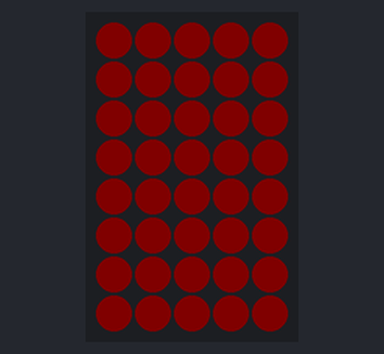
A sketch run on a simulated Arduino Uno, built with avr-gcc and run on an emulated ATmega328P. Parts: 5×8 RGB LED matrix (first LED top left, wired row by row). Dim RGB values are drawn brighter than linear.

Above: at 0.2 s.
At 2.1 s:
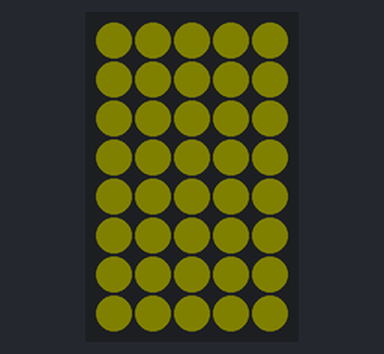
At 4.5 s:
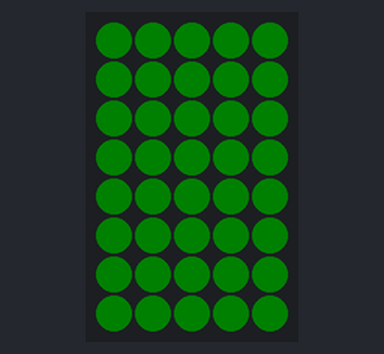
At 6.9 s:
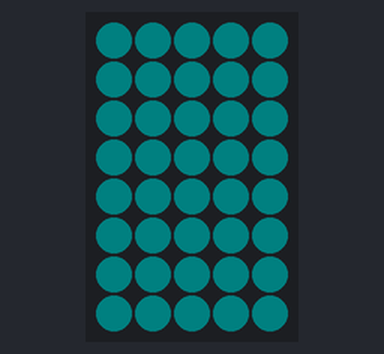
At 9.3 s:
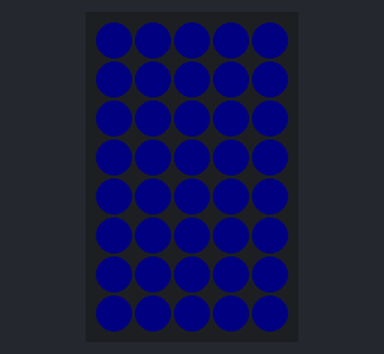
At 11.8 s:
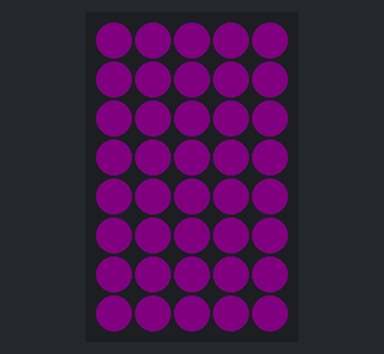

The sketch:

matrixtest.ino
```cpp
// Adafruit_NeoMatrix example for single NeoPixel Shield.
// Scrolls 'Howdy' across the matrix in a portrait (vertical) orientation.

#include <Adafruit_GFX.h>
#include <Adafruit_NeoMatrix.h>
#include <Adafruit_NeoPixel.h>
#include <math.h>       /* sin */
#ifndef PSTR
#define PSTR // Make Arduino Due happy
#endif

#define PIN 6

// MATRIX DECLARATION:
// Parameter 1 = width of NeoPixel matrix
// Parameter 2 = height of matrix
// Parameter 3 = pin number (most are valid)
// Parameter 4 = matrix layout flags, add together as needed:
//   NEO_MATRIX_TOP, NEO_MATRIX_BOTTOM, NEO_MATRIX_LEFT, NEO_MATRIX_RIGHT:
//     Position of the FIRST LED in the matrix; pick two, e.g.
//     NEO_MATRIX_TOP + NEO_MATRIX_LEFT for the top-left corner.
//   NEO_MATRIX_ROWS, NEO_MATRIX_COLUMNS: LEDs are arranged in horizontal
//     rows or in vertical columns, respectively; pick one or the other.
//   NEO_MATRIX_PROGRESSIVE, NEO_MATRIX_ZIGZAG: all rows/columns proceed
//     in the same order, or alternate lines reverse direction; pick one.
//   See example below for these values in action.
// Parameter 5 = pixel type flags, add together as needed:
//   NEO_KHZ800  800 KHz bitstream (most NeoPixel products w/WS2812 LEDs)
//   NEO_KHZ400  400 KHz (classic 'v1' (not v2) FLORA pixels, WS2811 drivers)
//   NEO_GRB     Pixels are wired for GRB bitstream (most NeoPixel products)
//   NEO_RGB     Pixels are wired for RGB bitstream (v1 FLORA pixels, not v2)


// Example for NeoPixel Shield.  In this application we'd like to use it
// as a 5x8 tall matrix, with the USB port positioned at the top of the
// Arduino.  When held that way, the first pixel is at the top right, and
// lines are arranged in columns, progressive order.  The shield uses
// 800 KHz (v2) pixels that expect GRB color data.
Adafruit_NeoMatrix matrix = Adafruit_NeoMatrix(5, 8, PIN,
                            NEO_MATRIX_TOP     + NEO_MATRIX_RIGHT +
                            NEO_MATRIX_COLUMNS + NEO_MATRIX_PROGRESSIVE,
                            NEO_GRBW            + NEO_KHZ800);

void setup() {
  matrix.begin();
  matrix.setTextWrap(false);
  matrix.setBrightness(5);
}

float pass = 0;

void loop() {
  pass+=0.1;
  if (pass >= 361) {
    pass = 0.0;
  }

  float r, g, b;

  float ONE = 1.0;

  HSVtoRGB(r, g, b, pass, ONE, ONE);

  matrix.setPassThruColor(Adafruit_NeoPixel::Color(r * 255, g * 255, b * 255,0));
  //  matrix.setPassThruColor(Adafruit_NeoPixel::Color(255, 255, 255, 255));
  matrix.fillScreen(0);
  matrix.show();
//    delay(500);
}

void HSVtoRGB(float& fR, float& fG, float& fB, float& fH, float& fS, float& fV) {
  float fC = fV * fS; // Chroma
  float fHPrime = fmod(fH / 60.0, 6);
  float fX = fC * (1 - fabs(fmod(fHPrime, 2) - 1));
  float fM = fV - fC;

  if (0 <= fHPrime && fHPrime < 1) {
    fR = fC;
    fG = fX;
    fB = 0;
  } else if (1 <= fHPrime && fHPrime < 2) {
    fR = fX;
    fG = fC;
    fB = 0;
  } else if (2 <= fHPrime && fHPrime < 3) {
    fR = 0;
    fG = fC;
    fB = fX;
  } else if (3 <= fHPrime && fHPrime < 4) {
    fR = 0;
    fG = fX;
    fB = fC;
  } else if (4 <= fHPrime && fHPrime < 5) {
    fR = fX;
    fG = 0;
    fB = fC;
  } else if (5 <= fHPrime && fHPrime < 6) {
    fR = fC;
    fG = 0;
    fB = fX;
  } else {
    fR = 0;
    fG = 0;
    fB = 0;
  }

  fR += fM;
  fG += fM;
  fB += fM;
}
```

Measured:
- by itself, everything shown: repeats every 14.6 s, in 30 steps
